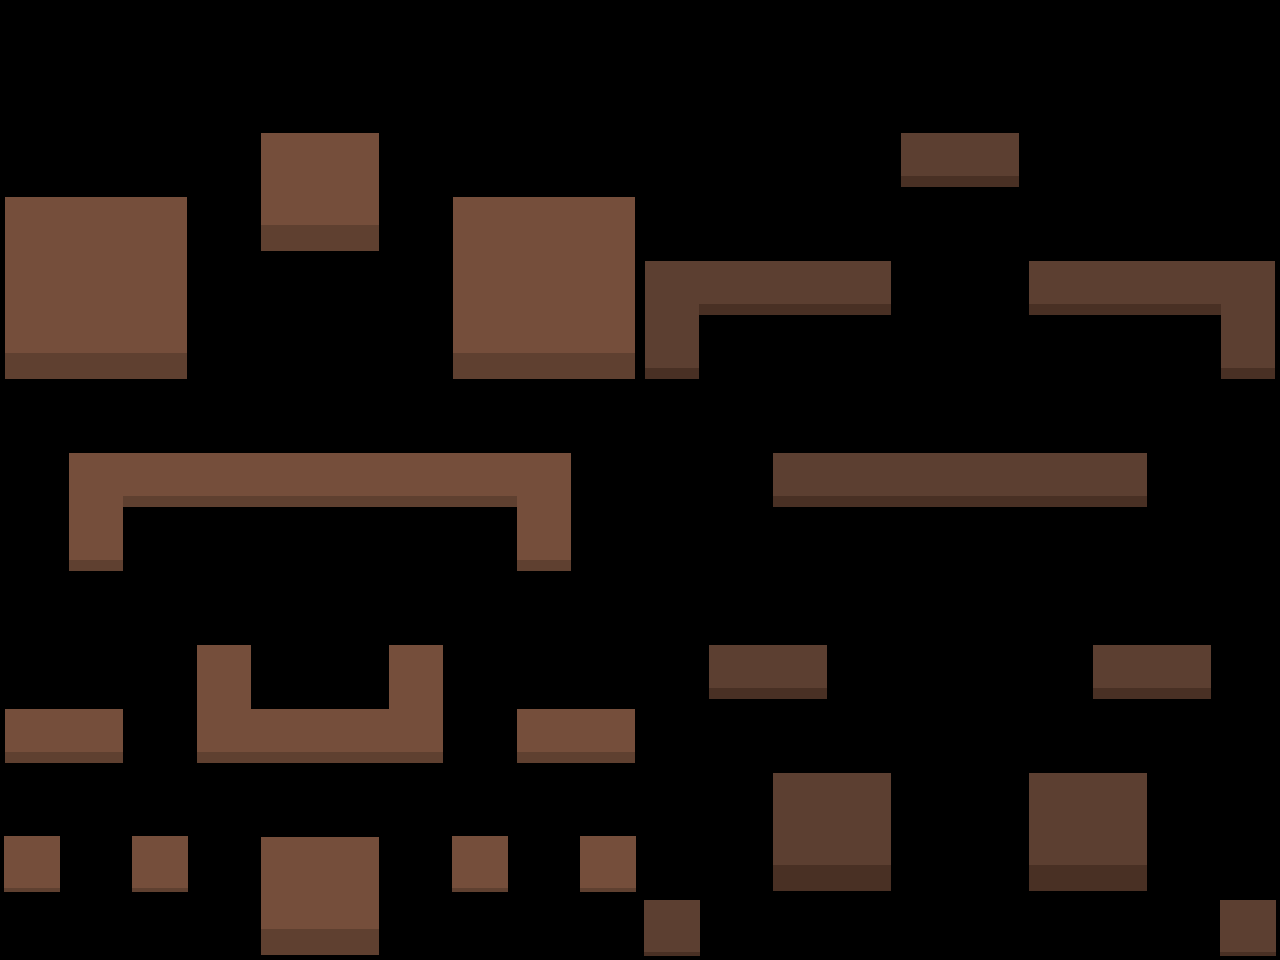

Below is a game level as drawn by its tile map, then a one-line description and the .tmx file that defines it, in full:
An orthogonal 20x15 tile map with 64x64 px tiles, 1 tile layer (Слой тайлов 2) and 32 objects (28x solid, 4x spawn).

<map version="1.5" tiledversion="1.7.2" orientation="orthogonal" renderorder="right-down" width="20" height="15" tilewidth="64" tileheight="64" infinite="0" nextlayerid="4" nextobjectid="64">
 <editorsettings>
  <chunksize width="64" height="64" />
 </editorsettings>
 <tileset firstgid="1" name="tileset" tilewidth="64" tileheight="64" tilecount="50" columns="10">
  <image source="../image/tileset.png" width="640" height="320" />
 </tileset>
 <layer id="2" name="Слой тайлов 2" width="20" height="15">
  <data>
   <tile />
   <tile />
   <tile />
   <tile />
   <tile />
   <tile />
   <tile />
   <tile />
   <tile />
   <tile />
   <tile />
   <tile />
   <tile />
   <tile />
   <tile />
   <tile />
   <tile />
   <tile />
   <tile />
   <tile />
   <tile />
   <tile />
   <tile />
   <tile />
   <tile />
   <tile />
   <tile />
   <tile />
   <tile />
   <tile />
   <tile />
   <tile />
   <tile />
   <tile />
   <tile />
   <tile />
   <tile />
   <tile />
   <tile />
   <tile />
   <tile />
   <tile />
   <tile />
   <tile />
   <tile gid="11" />
   <tile gid="13" />
   <tile />
   <tile />
   <tile />
   <tile />
   <tile />
   <tile />
   <tile />
   <tile />
   <tile gid="44" />
   <tile gid="46" />
   <tile />
   <tile />
   <tile />
   <tile />
   <tile gid="11" />
   <tile gid="12" />
   <tile gid="13" />
   <tile />
   <tile gid="31" />
   <tile gid="33" />
   <tile />
   <tile gid="11" />
   <tile gid="12" />
   <tile gid="13" />
   <tile />
   <tile />
   <tile />
   <tile />
   <tile gid="8" />
   <tile gid="10" />
   <tile />
   <tile />
   <tile />
   <tile />
   <tile gid="21" />
   <tile gid="22" />
   <tile gid="23" />
   <tile />
   <tile gid="8" />
   <tile gid="10" />
   <tile />
   <tile gid="21" />
   <tile gid="22" />
   <tile gid="23" />
   <tile gid="19" />
   <tile gid="45" />
   <tile gid="45" />
   <tile gid="46" />
   <tile />
   <tile />
   <tile gid="44" />
   <tile gid="45" />
   <tile gid="45" />
   <tile gid="20" />
   <tile gid="31" />
   <tile gid="32" />
   <tile gid="33" />
   <tile />
   <tile />
   <tile />
   <tile />
   <tile gid="31" />
   <tile gid="32" />
   <tile gid="33" />
   <tile gid="38" />
   <tile gid="8" />
   <tile gid="9" />
   <tile gid="10" />
   <tile />
   <tile />
   <tile gid="8" />
   <tile gid="9" />
   <tile gid="10" />
   <tile gid="38" />
   <tile gid="8" />
   <tile gid="9" />
   <tile gid="10" />
   <tile />
   <tile />
   <tile />
   <tile />
   <tile gid="8" />
   <tile gid="9" />
   <tile gid="10" />
   <tile gid="7" />
   <tile />
   <tile />
   <tile />
   <tile />
   <tile />
   <tile />
   <tile />
   <tile />
   <tile gid="7" />
   <tile />
   <tile gid="39" />
   <tile gid="42" />
   <tile gid="42" />
   <tile gid="42" />
   <tile gid="42" />
   <tile gid="42" />
   <tile gid="42" />
   <tile gid="40" />
   <tile />
   <tile />
   <tile />
   <tile gid="44" />
   <tile gid="45" />
   <tile gid="45" />
   <tile gid="45" />
   <tile gid="45" />
   <tile gid="46" />
   <tile />
   <tile />
   <tile />
   <tile gid="37" />
   <tile gid="8" />
   <tile gid="9" />
   <tile gid="9" />
   <tile gid="9" />
   <tile gid="9" />
   <tile gid="10" />
   <tile gid="37" />
   <tile />
   <tile />
   <tile />
   <tile gid="8" />
   <tile gid="9" />
   <tile gid="9" />
   <tile gid="9" />
   <tile gid="9" />
   <tile gid="10" />
   <tile />
   <tile />
   <tile />
   <tile gid="7" />
   <tile />
   <tile />
   <tile />
   <tile />
   <tile />
   <tile />
   <tile gid="7" />
   <tile />
   <tile />
   <tile />
   <tile />
   <tile />
   <tile />
   <tile />
   <tile />
   <tile />
   <tile />
   <tile />
   <tile />
   <tile />
   <tile />
   <tile gid="17" />
   <tile />
   <tile />
   <tile gid="17" />
   <tile />
   <tile />
   <tile />
   <tile />
   <tile gid="44" />
   <tile gid="46" />
   <tile />
   <tile />
   <tile />
   <tile />
   <tile gid="44" />
   <tile gid="46" />
   <tile />
   <tile gid="41" />
   <tile gid="43" />
   <tile />
   <tile gid="49" />
   <tile gid="42" />
   <tile gid="42" />
   <tile gid="50" />
   <tile />
   <tile gid="41" />
   <tile gid="43" />
   <tile />
   <tile gid="8" />
   <tile gid="10" />
   <tile />
   <tile />
   <tile />
   <tile />
   <tile gid="8" />
   <tile gid="10" />
   <tile />
   <tile gid="8" />
   <tile gid="10" />
   <tile />
   <tile gid="8" />
   <tile gid="9" />
   <tile gid="9" />
   <tile gid="10" />
   <tile />
   <tile gid="8" />
   <tile gid="10" />
   <tile />
   <tile />
   <tile gid="14" />
   <tile gid="16" />
   <tile />
   <tile />
   <tile gid="14" />
   <tile gid="16" />
   <tile />
   <tile />
   <tile gid="5" />
   <tile />
   <tile gid="5" />
   <tile />
   <tile gid="11" />
   <tile gid="13" />
   <tile />
   <tile gid="5" />
   <tile />
   <tile gid="5" />
   <tile />
   <tile />
   <tile gid="34" />
   <tile gid="36" />
   <tile />
   <tile />
   <tile gid="34" />
   <tile gid="36" />
   <tile />
   <tile />
   <tile gid="7" />
   <tile />
   <tile gid="7" />
   <tile />
   <tile gid="31" />
   <tile gid="33" />
   <tile />
   <tile gid="7" />
   <tile />
   <tile gid="7" />
   <tile gid="6" />
   <tile />
   <tile gid="8" />
   <tile gid="10" />
   <tile />
   <tile />
   <tile gid="8" />
   <tile gid="10" />
   <tile />
   <tile gid="6" />
  </data>
 </layer>
 <objectgroup id="3" name="Слой объектов 1">
  <object id="10" type="solid" x="256" y="128" width="128" height="128" />
  <object id="11" type="solid" x="0" y="192" width="192" height="192" />
  <object id="12" type="solid" x="448" y="192" width="192" height="192" />
  <object id="23" type="solid" x="64" y="448" width="512" height="64" />
  <object id="26" type="solid" x="192" y="704" width="256" height="64" />
  <object id="34" type="solid" x="576" y="832" width="64" height="64" />
  <object id="35" type="solid" x="448" y="832" width="64" height="64" />
  <object id="37" type="solid" x="256" y="832" width="128" height="128" />
  <object id="38" type="solid" x="128" y="832" width="64" height="64" />
  <object id="40" type="solid" x="0" y="832" width="64" height="64" />
  <object id="41" name="SpawnBall0" type="spawn" x="288" y="608" width="64" height="64" />
  <object id="42" name="SpawnHole0" type="spawn" x="288" y="32" width="64" height="64" />
  <object id="43" name="SpawnBall1" type="spawn" x="928" y="608" width="64" height="64" />
  <object id="44" name="SpawnHole1" type="spawn" x="928" y="32" width="64" height="64" />
  <object id="45" type="solid" x="896" y="128" width="128" height="64" />
  <object id="46" type="solid" x="640" y="256" width="256" height="64" />
  <object id="47" type="solid" x="640" y="256" width="64" height="128" />
  <object id="48" type="solid" x="1024" y="256" width="256" height="64" />
  <object id="49" type="solid" x="1216" y="256" width="64" height="128" />
  <object id="50" type="solid" x="768" y="448" width="384" height="64" />
  <object id="51" type="solid" x="704" y="640" width="128" height="64" />
  <object id="52" type="solid" x="1088" y="640" width="128" height="64" />
  <object id="53" type="solid" x="1024" y="768" width="128" height="128" />
  <object id="54" type="solid" x="768" y="768" width="128" height="128" />
  <object id="55" type="solid" x="640" y="896" width="64" height="64" />
  <object id="56" type="solid" x="1216" y="896" width="64" height="64" />
  <object id="57" type="solid" x="64" y="448" width="64" height="128" />
  <object id="58" type="solid" x="512" y="448" width="64" height="128" />
  <object id="59" type="solid" x="512" y="704" width="128" height="64" />
  <object id="60" type="solid" x="0" y="704" width="128" height="64" />
  <object id="61" type="solid" x="192" y="640" width="64" height="128" />
  <object id="62" type="solid" x="384" y="640" width="64" height="128" />
 </objectgroup>
</map>
